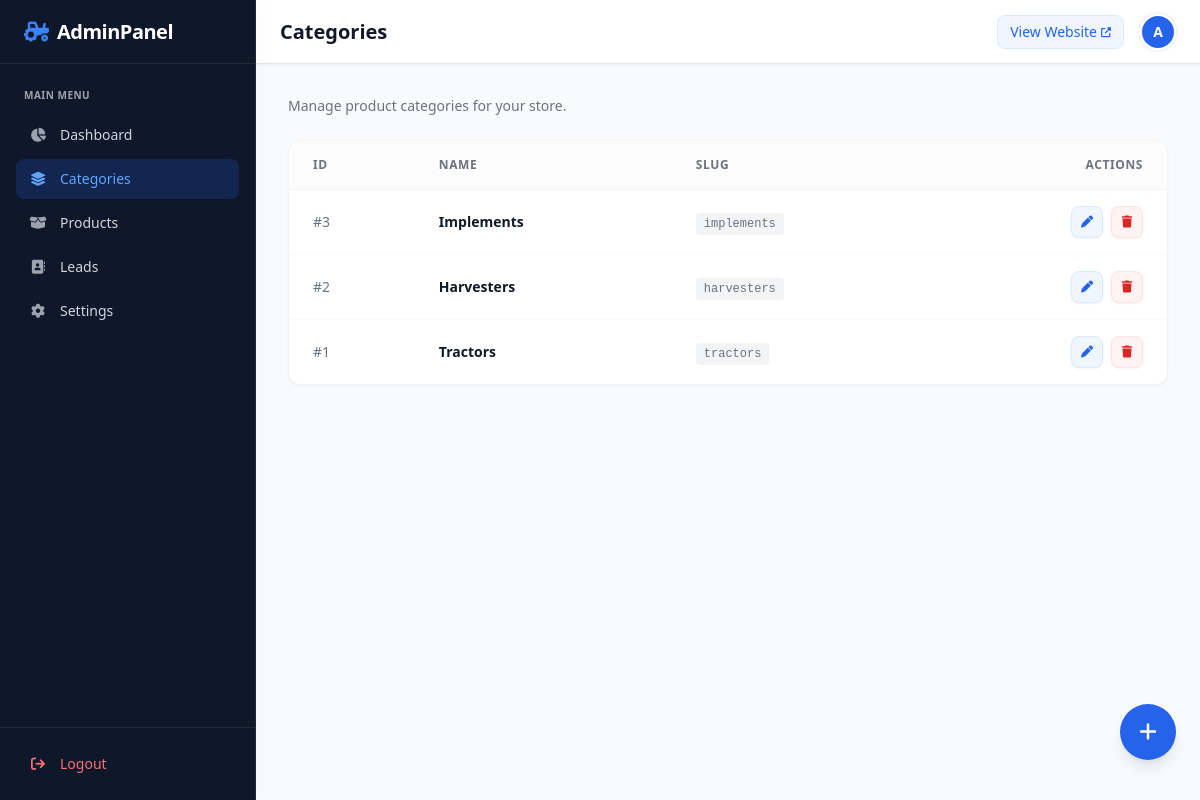
The page /admin/categories.php (signed in) on the database as committed earlier.
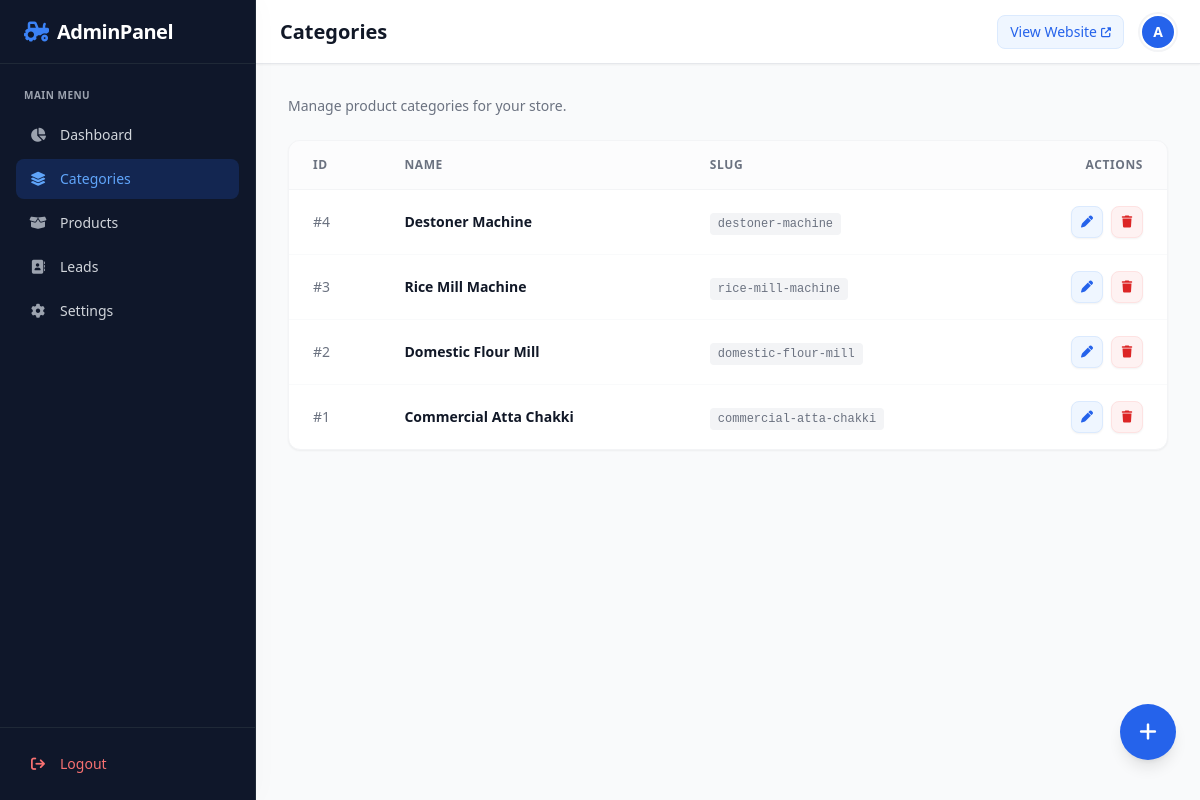
The same page on the database as committed later.
### tables this page shows
CREATE TABLE categories (
    id INTEGER PRIMARY KEY AUTOINCREMENT,
    name TEXT NOT NULL,
    slug TEXT NOT NULL UNIQUE,
    image TEXT,
    created_at DATETIME DEFAULT CURRENT_TIMESTAMP
);

### admin/categories.php (the view, shortened to what this page needs)
<?php
require_once __DIR__ . '/../includes/functions.php';
$categories = $pdo->query("SELECT * FROM categories ORDER BY id DESC")->fetchAll();
$pageTitle = 'Categories';
include __DIR__ . '/includes/header.php';
?>
<div class="mb-6 animate-fade-in">
    <p class="text-gray-500 text-sm">Manage product categories for your store.</p>
</div>
<div class="bg-white rounded-xl shadow-sm border border-gray-100 overflow-hidden animate-slide-up">
    <div class="overflow-x-auto">
        <table class="w-full text-left border-collapse min-w-max">
            <thead>
                <tr class="bg-gray-50/50 text-gray-500 text-xs uppercase tracking-wider border-b border-gray-100">
                    <th class="px-6 py-4 font-semibold">ID</th>
                    <th class="px-6 py-4 font-semibold">Name</th>
                    <th class="px-6 py-4 font-semibold">Slug</th>
                    <th class="px-6 py-4 font-semibold text-right">Actions</th>
                </tr>
            </thead>
            <tbody class="text-sm divide-y divide-gray-50">
                <?php if (empty($categories)): ?>
                    <tr>
                        <td colspan="4" class="px-6 py-12 text-center text-gray-500">
                            <i class="fa-solid fa-folder-open text-4xl mb-3 text-gray-200"></i>
                            <p class="font-medium text-gray-600">No categories found.</p>
                        </td>
                    </tr>
                <?php else: ?>
                    <?php foreach ($categories as $cat): ?>
                        <tr class="hover:bg-gray-50/80 transition duration-150">
                            <td class="px-6 py-4 text-gray-500 font-medium">#<?php echo $cat['id']; ?></td>
                            <td class="px-6 py-4 font-bold text-gray-900"><?php echo htmlspecialchars($cat['name']); ?></td>
                            <td class="px-6 py-4 text-gray-500"><code class="bg-gray-100 px-2 py-1 rounded text-xs"><?php echo htmlspecialchars($cat['slug']); ?></code></td>
                            <td class="px-6 py-4 text-right">
                                <div class="flex items-center justify-end gap-2">
                                    <button onclick="editCategory(<?php echo $cat['id']; ?>, '<?php echo htmlspecialchars(addslashes($cat['name'])); ?>')" class="w-8 h-8 rounded-lg bg-blue-50 text-blue-600 hover:bg-blue-100 hover:text-blue-700 flex items-center justify-center transition shadow-sm border border-blue-100">
                                        <i class="fa-solid fa-pen text-xs"></i>
                                    </button>
                                    <a href="?delete=<?php echo $cat['id']; ?>" class="w-8 h-8 rounded-lg bg-red-50 text-red-600 hover:bg-red-100 hover:text-red-700 flex items-center justify-center transition shadow-sm border border-red-100" onclick="return confirm('Are you sure you want to delete this category?');">
                                        <i class="fa-solid fa-trash text-xs"></i>
                                    </a>
                                </div>
                            </td>
                        </tr>
                    <?php endforeach; ?>
                <?php endif; ?>
            </tbody>
        </table>
    </div>
</div>
<button onclick="document.getElementById('addModal').classList.remove('hidden')" class="fixed bottom-24 md:bottom-10 right-6 bg-blue-600 text-white w-14 h-14 rounded-full flex items-center justify-center hover:bg-blue-700 transition shadow-lg z-30 group hover:scale-105" title="Add Category">
    <i class="fa-solid fa-plus text-xl transition-transform"></i>
</button>
<?php include __DIR__ . '/includes/footer.php'; ?>

### admin/includes/header.php (shortened to what this page needs)
<!DOCTYPE html>
<html lang="en">
<head>
    <script src="https://cdn.tailwindcss.com"></script>
    <link rel="stylesheet" href="https://cdnjs.cloudflare.com/ajax/libs/font-awesome/6.4.0/css/all.min.css">
</head>
<body class="bg-gray-50 font-sans text-gray-800 antialiased overflow-hidden flex h-screen">
    <?php
    $currentPage = basename($_SERVER['PHP_SELF']);
    ?>
    <aside id="sidebar" class="fixed inset-y-0 left-0 z-50 w-64 bg-[#0f172a] text-white border-r border-gray-800 transform -translate-x-full md:relative md:translate-x-0 transition-transform duration-300 ease-in-out flex flex-col shadow-[4px_0_24px_rgba(0,0,0,0.02)]">
        <div class="h-16 flex items-center justify-between px-6 border-b border-gray-800">
            <a href="/admin/index.php" class="flex items-center gap-2 text-white">
                <i class="fa-solid fa-tractor text-xl text-blue-500"></i>
                <span class="text-xl font-bold tracking-tight text-white">AdminPanel</span>
            </a>
        </div>
        <nav class="flex-grow py-6 px-4 space-y-1 overflow-y-auto no-scrollbar">
            <p class="px-2 text-[10px] font-semibold text-gray-400 uppercase tracking-wider mb-3">Main Menu</p>
            <a href="/admin/index.php" class="<?php echo $currentPage == 'index.php' ? 'bg-blue-600/20 text-blue-400' : 'text-gray-300 hover:bg-gray-800 hover:text-white'; ?> group flex items-center px-3 py-2.5 text-sm font-medium rounded-lg transition">
                <i class="fa-solid fa-chart-pie mr-3 w-5 text-center <?php echo $currentPage == 'index.php' ? 'text-blue-400' : 'text-gray-400 group-hover:text-gray-300'; ?>"></i> Dashboard
            </a>
            <a href="/admin/categories.php" class="<?php echo $currentPage == 'categories.php' ? 'bg-blue-600/20 text-blue-400' : 'text-gray-300 hover:bg-gray-800 hover:text-white'; ?> group flex items-center px-3 py-2.5 text-sm font-medium rounded-lg transition">
                <i class="fa-solid fa-layer-group mr-3 w-5 text-center <?php echo $currentPage == 'categories.php' ? 'text-blue-400' : 'text-gray-400 group-hover:text-gray-300'; ?>"></i> Categories
            </a>
            <a href="/admin/products.php" class="<?php echo in_array($currentPage, ['products.php', 'product_edit.php']) ? 'bg-blue-600/20 text-blue-400' : 'text-gray-300 hover:bg-gray-800 hover:text-white'; ?> group flex items-center px-3 py-2.5 text-sm font-medium rounded-lg transition">
                <i class="fa-solid fa-box-open mr-3 w-5 text-center <?php echo in_array($currentPage, ['products.php', 'product_edit.php']) ? 'text-blue-400' : 'text-gray-400 group-hover:text-gray-300'; ?>"></i> Products
            </a>
            <a href="/admin/leads.php" class="<?php echo $currentPage == 'leads.php' ? 'bg-blue-600/20 text-blue-400' : 'text-gray-300 hover:bg-gray-800 hover:text-white'; ?> group flex items-center px-3 py-2.5 text-sm font-medium rounded-lg transition">
                <i class="fa-solid fa-address-book mr-3 w-5 text-center <?php echo $currentPage == 'leads.php' ? 'text-blue-400' : 'text-gray-400 group-hover:text-gray-300'; ?>"></i> Leads
            </a>
            <a href="/admin/settings.php" class="<?php echo $currentPage == 'settings.php' ? 'bg-blue-600/20 text-blue-400' : 'text-gray-300 hover:bg-gray-800 hover:text-white'; ?> group flex items-center px-3 py-2.5 text-sm font-medium rounded-lg transition">
                <i class="fa-solid fa-gear mr-3 w-5 text-center <?php echo $currentPage == 'settings.php' ? 'text-blue-400' : 'text-gray-400 group-hover:text-gray-300'; ?>"></i> Settings
            </a>
        </nav>
        <div class="p-4 border-t border-gray-800">
            <a href="/admin_logout.php" data-turbo="false" class="text-red-400 hover:bg-red-500/10 hover:text-red-300 flex items-center px-3 py-2.5 text-sm font-medium rounded-lg transition">
                <i class="fa-solid fa-arrow-right-from-bracket mr-3 w-5 text-center"></i> Logout
            </a>
        </div>
    </aside>
    <div class="flex-1 flex flex-col h-screen overflow-hidden bg-gray-50">
        <header class="h-16 bg-white border-b border-gray-200 flex items-center justify-between px-4 sm:px-6 z-30 shadow-sm sticky top-0">
            <div class="flex items-center">
                <h1 class="text-xl font-bold text-gray-900"><?php echo isset($pageTitle) ? htmlspecialchars($pageTitle) : 'Dashboard'; ?></h1>
            </div>
            <div class="flex items-center gap-4">
                <a href="/" target="_blank" data-turbo="false" class="hidden sm:flex text-sm text-blue-600 hover:text-blue-800 font-medium items-center gap-1 bg-blue-50 px-3 py-1.5 rounded-lg border border-blue-100 transition">
                    View Website <i class="fa-solid fa-up-right-from-square text-[10px]"></i>
                </a>
                <div class="w-9 h-9 rounded-full bg-blue-600 text-white flex items-center justify-center font-bold text-sm shadow-sm border-2 border-white ring-2 ring-gray-100">
                    A
                </div>
            </div>
        </header>
        <main class="flex-1 overflow-y-auto p-4 sm:p-6 lg:p-8 pb-32 md:pb-24">
            <div class="max-w-7xl mx-auto space-y-6">

### admin/includes/footer.php (shortened to what this page needs)
            </div>
        </main>
    </div>
</body>
</html>

Rows that differ between the two databases and show on the page:
added categories: id "4", name "Destoner Machine", slug "destoner-machine"
changed categories id 3: name "Implements" → "Rice Mill Machine"; slug "implements" → "rice-mill-machine"
changed categories id 2: name "Harvesters" → "Domestic Flour Mill"; slug "harvesters" → "domestic-flour-mill"
changed categories id 1: name "Tractors" → "Commercial Atta Chakki"; slug "tractors" → "commercial-atta-chakki"
